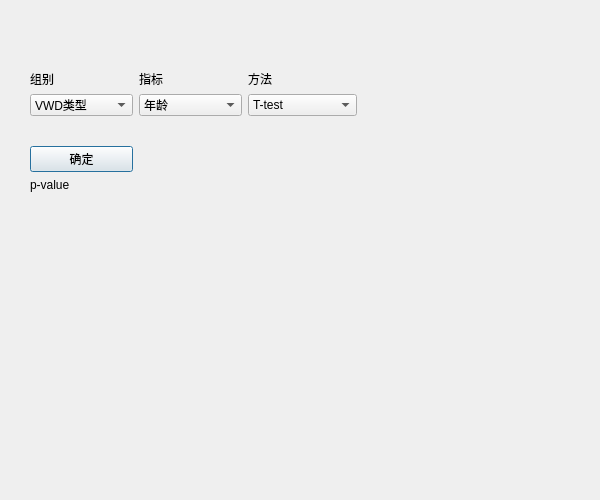
<?xml version="1.0" encoding="UTF-8"?>
<ui version="4.0">
 <class>Dialog</class>
 <widget class="QDialog" name="Dialog">
  <property name="geometry">
   <rect>
    <x>0</x>
    <y>0</y>
    <width>600</width>
    <height>500</height>
   </rect>
  </property>
  <property name="sizePolicy">
   <sizepolicy hsizetype="Fixed" vsizetype="Fixed">
    <horstretch>0</horstretch>
    <verstretch>0</verstretch>
   </sizepolicy>
  </property>
  <property name="minimumSize">
   <size>
    <width>600</width>
    <height>500</height>
   </size>
  </property>
  <property name="windowTitle">
   <string>显著性分析</string>
  </property>
  <widget class="QWidget" name="gridLayoutWidget">
   <property name="geometry">
    <rect>
     <x>30</x>
     <y>70</y>
     <width>327</width>
     <height>122</height>
    </rect>
   </property>
   <layout class="QGridLayout" name="gridLayout">
    <item row="0" column="0">
     <widget class="QLabel" name="label">
      <property name="text">
       <string>组别</string>
      </property>
     </widget>
    </item>
    <item row="1" column="0">
     <widget class="QComboBox" name="comboBox_group">
      <item>
       <property name="text">
        <string>VWD类型</string>
       </property>
      </item>
      <item>
       <property name="text">
        <string>血友病类型</string>
       </property>
      </item>
      <item>
       <property name="text">
        <string>出血/血栓</string>
       </property>
      </item>
      <item>
       <property name="text">
        <string>血型</string>
       </property>
      </item>
      <item>
       <property name="text">
        <string>性别</string>
       </property>
      </item>
     </widget>
    </item>
    <item row="1" column="1">
     <widget class="QComboBox" name="comboBox_data">
      <item>
       <property name="text">
        <string>年龄</string>
       </property>
      </item>
      <item>
       <property name="text">
        <string>APTT</string>
       </property>
      </item>
      <item>
       <property name="text">
        <string>Ag</string>
       </property>
      </item>
      <item>
       <property name="text">
        <string>Act</string>
       </property>
      </item>
      <item>
       <property name="text">
        <string>RIPA</string>
       </property>
      </item>
     </widget>
    </item>
    <item row="2" column="0">
     <spacer name="verticalSpacer">
      <property name="orientation">
       <enum>Qt::Vertical</enum>
      </property>
      <property name="sizeHint" stdset="0">
       <size>
        <width>20</width>
        <height>40</height>
       </size>
      </property>
     </spacer>
    </item>
    <item row="3" column="0">
     <widget class="QPushButton" name="pushButton">
      <property name="styleSheet">
       <string notr="true">font: 75 13pt &quot;Heiti SC&quot;;</string>
      </property>
      <property name="text">
       <string>确定</string>
      </property>
     </widget>
    </item>
    <item row="0" column="2">
     <widget class="QLabel" name="label_3">
      <property name="text">
       <string>方法</string>
      </property>
     </widget>
    </item>
    <item row="0" column="1">
     <widget class="QLabel" name="label_2">
      <property name="text">
       <string>指标</string>
      </property>
     </widget>
    </item>
    <item row="1" column="2">
     <widget class="QComboBox" name="comboBox_method">
      <item>
       <property name="text">
        <string>T-test</string>
       </property>
      </item>
      <item>
       <property name="text">
        <string>ANOVA</string>
       </property>
      </item>
      <item>
       <property name="text">
        <string>Mann-Whitney</string>
       </property>
      </item>
      <item>
       <property name="text">
        <string>Kruskal-Wallis</string>
       </property>
      </item>
     </widget>
    </item>
    <item row="4" column="0">
     <widget class="QLabel" name="label_4">
      <property name="text">
       <string>p-value</string>
      </property>
     </widget>
    </item>
    <item row="4" column="1">
     <widget class="QLabel" name="label_result">
      <property name="text">
       <string> </string>
      </property>
     </widget>
    </item>
   </layout>
  </widget>
 </widget>
 <resources>
  <include location="creat.qrc"/>
 </resources>
 <connections/>
</ui>
